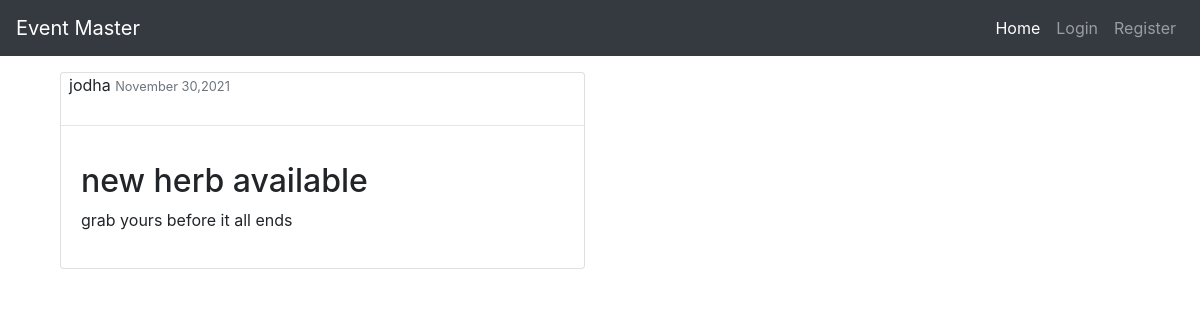
/post/5/, run on the app's committed database.
### myapp/models.py (models this page shows, shortened)
class Post(models.Model):
    title = models.CharField(max_length=100)
    content = models.TextField()
    date_posted = models.DateTimeField(default=timezone.now)
    author = models.ForeignKey(User, on_delete=models.CASCADE, null=True)

### myapp/views.py (the view)
# urls.py: path('post/<int:pk>/', PostDetailView.as_view(), name='Post_detail'),
class PostDetailView(DetailView):
    model = Post
    template_name = 'myapp/detail_view.html'

### myapp/templates/myapp/detail_view.html (shortened to what this page needs)
{%extends 'myapp/base.html'%}
{%block content%}
    <div class="container">
         <div class="col-sm-6 mt-3">
         <div class="card">
            <div class="card-title ml-2">
                {{object.author}}
                <small class="text-muted">{{object.date_posted|date:"F d,Y"}}</small>
            </div>
             <hr>
            <div class="card-body">
                 <h2>{{object.title}}</h2>
                 <p > {{object.content}}</p>
            </div>
         </div>
         </div>
    </div>
{% endblock content%}

### data on the page
Post: author "jodha", date_posted "November 30,2021", title "new herb available", content "grab yours before it all ends"
